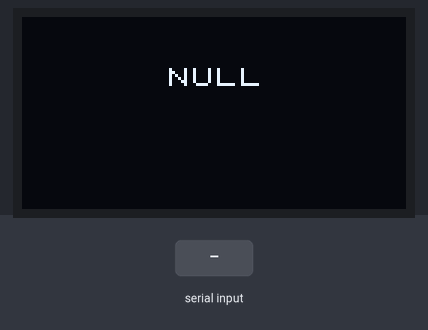
Bench run of a sketch on a simulated ESP32-S3. Parts: 128×64 one-colour display. Inputs (shaded band) come from the test bench. USB keyboard and mouse output is not drawn.

Above: at 1.3 s.
1.4 s: "90,45\n" received over Serial
At 1.41 s:
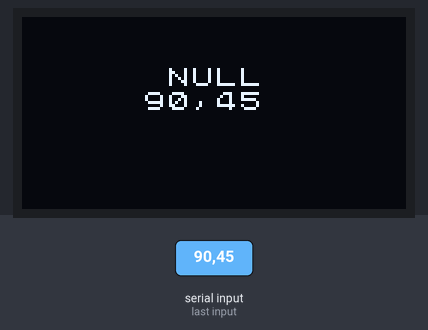
2.9 s: "30,150\n" received over Serial
At 2.92 s:
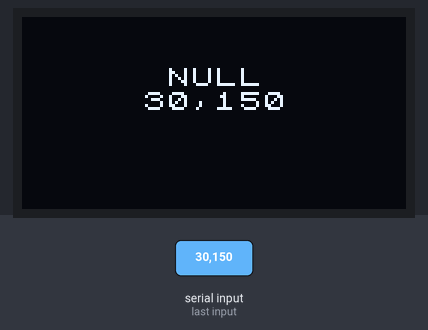
Timing chart, 0 to 5.9 s (numbered marks = the images above; inputs shaded):
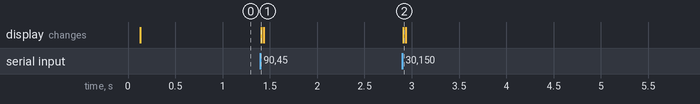

Measured:
- after the input at 1.4 s, the display: changes at once (image 1)
- after the input at 2.9 s, the display: changes at once (image 2)

The sketch:

V2_esp32_copy_mouse_move.ino
```cpp
#include <Arduino.h>
#include "USB.h"
#include "USBHIDMouse.h"
#include <U8x8lib.h>
#ifdef U8X8_HAVE_HW_SPI
#include <SPI.h>
#endif

U8X8_SSD1306_128X64_NONAME_SW_I2C
u8x8(4,5,U8X8_PIN_NONE);
USBHIDMouse Mouse;
TaskHandle_t task2;//显示器子线程句柄
TaskHandle_t task3;//自转子线程句柄

volatile int if_print = 0;
volatile int ex,ey;
volatile int if_spin = 0;


//显示器线程
void print_text(void *pv) {
    while (1) {

        if (if_print) {

            char exey[20];
            sprintf(exey,"%d,%d     ",ex,ey);
            u8x8.drawString(5,3,exey);
            u8x8.drawString(6,2,"    ");
            u8x8.setInverseFont(0);
            u8x8.refreshDisplay();
            if_print = 0;

            delay(20);

        }

        else {

            u8x8.drawString(6,2,"NULL");
            u8x8.drawString(5,3,"       ");
            u8x8.setInverseFont(0);
            u8x8.refreshDisplay();

        }

        delay(1);

    }
}


//自转线程
void self_spin(void *pv) {

    while (1) {

        if (if_spin) {

            Mouse.move(127,0);

        }

        delay(1);

    }
}


void setup() {

    Serial.begin(115200);
    delay(100);

    USB.begin();  //把ESP32作为USB设备
    Mouse.begin();  //同时作为HID鼠标设备

    u8x8.begin();
    u8x8.setPowerSave(0);

    u8x8.setFont(u8x8_font_chroma48medium8_r);

    xTaskCreatePinnedToCore(print_text, "t2", 2048, NULL, 1, &task2, 1);
    xTaskCreatePinnedToCore(self_spin, "t3", 2048, NULL, 1, &task3, 1);

}


void loop() {

    //检查是否有数据
    if (Serial.available() > 0) {

        String data = Serial.readStringUntil('\n');
        data.trim();
        int comma = data.indexOf(',');

        if (comma != -1) {

            //x轴偏移量（相对位移）
            ex = data.substring(0, comma).toInt();

            //y轴偏移量（相对位移）
            ey = data.substring(comma + 1).toInt();

            if (ex == 666 && ey == 666) {

                if_spin = 1;
                ex = 127;
                ey = 0;

            }

            else if (ex == 555 && ey == 555) {

                if_spin = 0;

            }

            else {

                // 执行鼠标相对移动
                Mouse.move(ex, ey);

            }

            //显示到屏幕上
            if_print = 1;

        }
    }

    delay(1);

}
```
